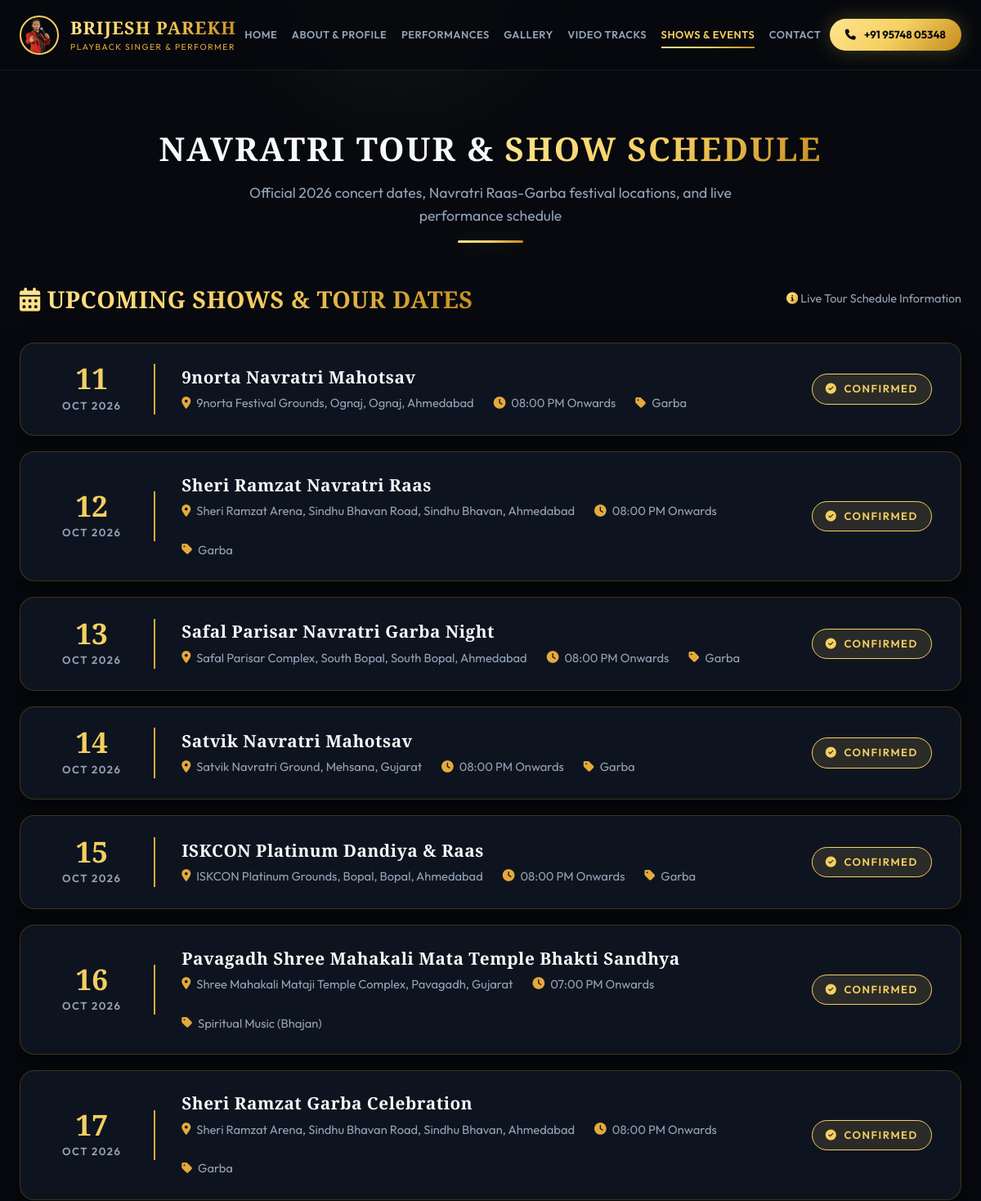
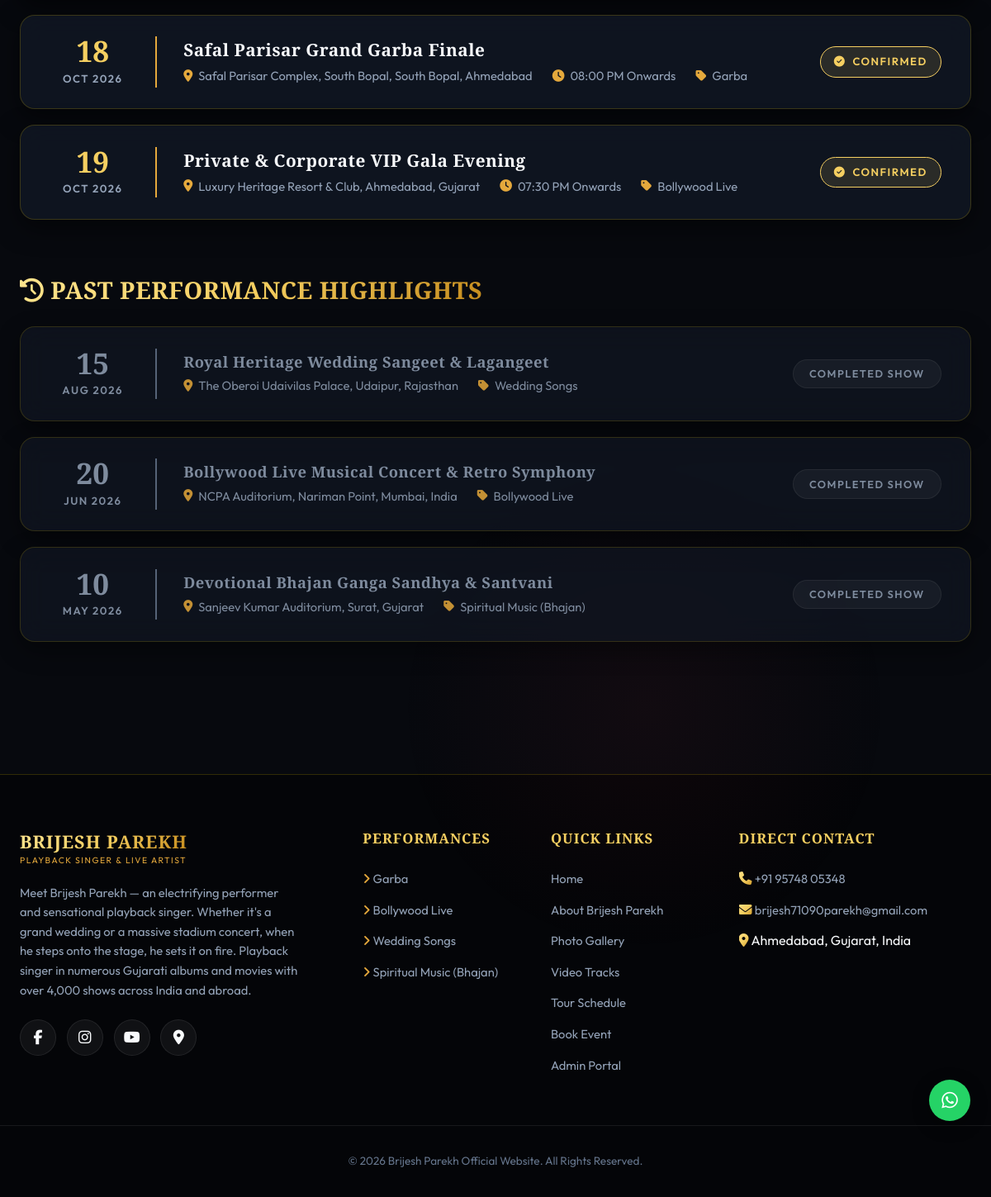
Screenshot of /events/ with the database file from the repository (2 pictures, top to bottom).
### singer_app/models.py (models this page shows, shortened)
class SingerProfile(models.Model):
    name = models.CharField(max_length=100, default="Brijesh Parekh")
    tagline = models.CharField(max_length=200, default="Playback Singer & Electrifying Stage Performer")
    shows_count = models.IntegerField(default=4000, help_text="Total live shows performed")
    countries_count = models.IntegerField(default=15, help_text="Countries performed in")
    years_experience = models.IntegerField(default=20, help_text="Years of professional singing")
    bio_short = models.TextField(default="Let me introduce to a very talented, electrifying performer and sensational singer. Whether it's a wedding or concert, when he steps on the stage he sets it on fire. Playback singer in many Gujarati albums and movies with over 4000 shows in India and abroad.")
    bio_full = models.TextField(default="Brijesh Parekh is one of Gujarat's most celebrated playback singers and dynamic live performers. With over 4,000 successful shows globally across India, USA, UK, West Indies, and Africa, Brijesh Parekh creates magic on stage with high-energy Garba, soulful Lagangeet (wedding songs), nostalgic Bollywood Orchestra, and thrilling DJ nights. Known for his captivating voice, incredible vocal range, and unmatched stage command, he brings life and grandeur to every celebration.")
    phone_primary = models.CharField(max_length=30, default="+91 95748 05348")
    phone_secondary = models.CharField(max_length=30, blank=True, default="")
    email = models.EmailField(default="brijesh71090parekh@gmail.com")
    address = models.CharField(max_length=255, default="Ahmedabad, Gujarat, India")
    facebook_url = models.URLField(default="https://www.facebook.com/brijeshparekhnight?mibextid=LQQJ4d")
    instagram_url = models.URLField(default="https://www.instagram.com/thebrijeshparekh?igsh=amIwamgxbjU0aDFh&utm_source=qr")
    youtube_url = models.URLField(default="https://youtube.com/@brijeshparekhofficial5953?si=E4l35MJxYiL2Pbgt")
    google_maps_url = models.URLField(default="https://maps.app.goo.gl/x4TiHEh2ehnbZqW7A?g_st=com.google.maps.preview.copy")
    hero_video_path = models.CharField(max_length=255, default="V1.MP4")
    class Meta:
        verbose_name = "Singer Profile"
        verbose_name_plural = "Singer Profile"

class ShowEvent(models.Model):
    STATUS_CHOICES = [
        ('Upcoming', 'Upcoming'),
        ('Past', 'Past'),
        ('Sold Out', 'Sold Out'),
    ]
    title = models.CharField(max_length=200)
    category = models.ForeignKey(PerformanceCategory, on_delete=models.CASCADE, related_name='events')
    city_country = models.CharField(max_length=150)
    venue = models.CharField(max_length=200)
    event_date = models.DateField()
    event_time = models.CharField(max_length=100, default="08:00 PM Onwards")
    status = models.CharField(max_length=20, choices=STATUS_CHOICES, default='Upcoming')
    booking_link = models.CharField(max_length=255, blank=True, null=True)
    class Meta:
        verbose_name = "Show Event"
        verbose_name_plural = "Shows & Events"
        ordering = ['event_date']

class PerformanceCategory(models.Model):
    name = models.CharField(max_length=100)
    slug = models.SlugField(unique=True)
    subtitle = models.CharField(max_length=200)
    description = models.TextField()
    cover_image = models.CharField(max_length=255, help_text="Path relative to static folder")
    icon = models.CharField(max_length=100, default="fa-solid fa-music")
    display_order = models.IntegerField(default=0)
    class Meta:
        verbose_name = "Performance Category"
        verbose_name_plural = "Performance Categories"
        ordering = ['display_order', 'id']

### singer_app/views.py (the view)
# urls.py: path('events/', views.events_view, name='events'),
def events_view(request):
    upcoming = ShowEvent.objects.select_related('category').filter(
        event_date__gte=date.today()
    ).order_by('event_date')
    past = ShowEvent.objects.select_related('category').filter(
        event_date__lt=date.today()
    ).order_by('-event_date')
    return render(request, 'events.html', {'upcoming_events': upcoming, 'past_events': past})

### singer_app/context_processors.py (called while the page is built)
def profile_context(request):
    try:
        profile = SingerProfile.objects.first()
        if not profile:
            profile, _ = SingerProfile.objects.get_or_create(id=1)
        categories = PerformanceCategory.objects.only(
            'id', 'name', 'slug', 'icon', 'display_order'
        ).order_by('display_order', 'id')
    except Exception:
        profile = None
        categories = []
    return {
        'singer_profile': profile,
        'nav_categories': categories,
    }

### templates/events.html (shortened to what this page needs)
{% extends 'base.html' %}
{% load static %}
{% block content %}
<section class="container" style="padding-top: calc(var(--navbar-height) + 4rem); padding-bottom: 6rem;">
  <div class="section-title">
    <h2>Navratri Tour & <span class="gold-text">Show Schedule</span></h2>
    <p>Official 2026 concert dates, Navratri Raas-Garba festival locations, and live performance schedule</p>
  </div>
  <div style="display: flex; align-items: center; justify-content: space-between; margin-bottom: 2rem; flex-wrap: wrap; gap: 1rem;">
    <h3 class="gold-text" style="font-size: clamp(1.4rem, 2.5vw, 1.8rem); margin: 0; text-transform: uppercase;">
      <i class="fa-solid fa-calendar-days"></i> Upcoming Shows & Tour Dates
    </h3>
    <span style="color: var(--text-muted); font-size: 0.9rem;">
      <i class="fa-solid fa-circle-info gold-text"></i> Live Tour Schedule Information
    </span>
  </div>
  <div class="events-list" style="margin-bottom: 4rem;">
    {% for event in upcoming_events %}
      <div class="glass-card event-row">
        <div class="event-date-box">
          <div class="day">{{ event.event_date|date:"d" }}</div>
          <div class="month-year">{{ event.event_date|date:"b Y" }}</div>
        </div>
        <div class="event-details">
          <h3 style="color: var(--text-main); font-size: 1.3rem; margin-bottom: 0.4rem;">{{ event.title }}</h3>
          <div class="event-meta">
            <span><i class="fa-solid fa-location-dot"></i> {{ event.venue }}, {{ event.city_country }}</span>
            <span><i class="fa-solid fa-clock"></i> {{ event.event_time }}</span>
            <span><i class="fa-solid fa-tag"></i> {{ event.category.name }}</span>
          </div>
        </div>
        <div>
          <span class="badge-tag" style="margin-bottom: 0; background: rgba(245, 207, 97, 0.12); border-color: var(--gold-primary); color: var(--gold-primary); font-weight: 600; padding: 0.45rem 1rem; font-size: 0.82rem;">
            <i class="fa-solid fa-circle-check"></i> Confirmed
          </span>
        </div>
      </div>
    {% empty %}
      <p style="color: var(--text-muted); text-align: center; padding: 2rem; background: var(--bg-card); border-radius: 12px; border: 1px solid var(--border-light);">No upcoming public shows scheduled at this moment.</p>
    {% endfor %}
  </div>
  <h3 class="gold-text" style="font-size: 1.8rem; margin-bottom: 1.5rem; text-transform: uppercase;">
    <i class="fa-solid fa-clock-rotate-left"></i> Past Performance Highlights
  </h3>
  <div class="events-list">
    {% for event in past_events %}
      <div class="glass-card event-row" style="opacity: 0.85;">
        <div class="event-date-box" style="border-right-color: var(--text-dim);">
          <div class="day" style="color: var(--text-muted);">{{ event.event_date|date:"d" }}</div>
          <div class="month-year">{{ event.event_date|date:"b Y" }}</div>
        </div>
        <div class="event-details">
          <h3 style="color: var(--text-muted); font-size: 1.15rem; margin-bottom: 0.3rem;">{{ event.title }}</h3>
          <div class="event-meta">
            <span><i class="fa-solid fa-location-dot"></i> {{ event.venue }}, {{ event.city_country }}</span>
            <span><i class="fa-solid fa-tag"></i> {{ event.category.name }}</span>
          </div>
        </div>
        <div>
          <span class="badge-tag" style="margin-bottom: 0; background: rgba(255,255,255,0.05); border-color: var(--border-light); color: var(--text-muted); font-size: 0.8rem;">
            Completed Show
          </span>
        </div>
      </div>
    {% empty %}
      <p style="color: var(--text-muted);">No past show records found.</p>
    {% endfor %}
  </div>
</section>
{% endblock %}

### templates/base.html (shortened to what this page needs)
{% load static %}
<!DOCTYPE html>
<html lang="en">
<head>
  <link rel="stylesheet" href="https://cdnjs.cloudflare.com/ajax/libs/font-awesome/6.5.1/css/all.min.css">
  <link rel="stylesheet" href="{% static 'css/style.css' %}">
</head>
<body>
  <header class="navbar-header" id="mainHeader">
    <div class="container nav-container">
      <a href="{% url 'home' %}" class="logo-brand" title="Brijesh Parekh - Home">
        <img src="{% static 'pics/alb61-removebg-preview.png' %}" alt="Brijesh Parekh Singer" onerror="this.onerror=null; this.src='/static/pics/solo3.jpg';" width="48" height="48">
        <div>
          <div class="brand-title gold-text">Brijesh Parekh</div>
          <div class="brand-subtitle">Playback Singer & Performer</div>
        </div>
      </a>
      <nav class="nav-links" id="navMenu">
        <a href="{% url 'home' %}" class="{% if request.resolver_match.url_name == 'home' %}active{% endif %}">Home</a>
        <a href="{% url 'about' %}" class="{% if request.resolver_match.url_name == 'about' or request.resolver_match.url_name == 'profile' %}active{% endif %}">About & Profile</a>
        <a href="{% url 'services' %}" class="{% if request.resolver_match.url_name == 'services' or request.resolver_match.url_name == 'category_detail' %}active{% endif %}">Performances</a>
        <a href="{% url 'gallery' %}" class="{% if request.resolver_match.url_name == 'gallery' %}active{% endif %}">Gallery</a>
        <a href="{% url 'music' %}" class="{% if request.resolver_match.url_name == 'music' %}active{% endif %}">Video Tracks</a>
        <a href="{% url 'events' %}" class="{% if request.resolver_match.url_name == 'events' %}active{% endif %}">Shows & Events</a>
        <a href="{% url 'contact' %}" class="{% if request.resolver_match.url_name == 'contact' %}active{% endif %}">Contact</a>
      </nav>
      <div class="nav-cta">
        <a href="tel:{{ singer_profile.phone_primary }}" class="btn-primary btn-call" title="Call Brijesh Parekh">
          <i class="fa-solid fa-phone"></i> <span>{{ singer_profile.phone_primary }}</span>
        </a>
      </div>
    </div>
  </header>
  <main id="mainContent">
    {% block content %}{% endblock %}
  </main>
  <aside class="floating-actions">
    <a href="https://wa.me/919574805348?text=Hello%20Brijesh%20Parekh%20Team,%20I%20would%20like%20to%20inquire%20about%20booking%20dates%20for%20an%20event." target="_blank" rel="noopener noreferrer" class="float-btn float-whatsapp" title="Chat on WhatsApp" aria-label="Chat on WhatsApp">
      <i class="fa-brands fa-whatsapp"></i>
    </a>
  </aside>
  <footer class="main-footer">
    <div class="container footer-grid">
      <div class="footer-brand">
        <div class="logo-brand">
          <div>
            <div class="brand-title gold-text">Brijesh Parekh</div>
            <div class="brand-subtitle">Playback Singer & Live Artist</div>
          </div>
        </div>
        <p>{{ singer_profile.bio_short }}</p>
        <div class="social-links-flex" style="margin-top: 1.5rem;">
          <a href="{{ singer_profile.facebook_url }}" target="_blank" rel="noopener" class="social-icon-btn" aria-label="Facebook"><i class="fa-brands fa-facebook-f"></i></a>
          <a href="{{ singer_profile.instagram_url }}" target="_blank" rel="noopener" class="social-icon-btn" aria-label="Instagram"><i class="fa-brands fa-instagram"></i></a>
          <a href="{{ singer_profile.youtube_url }}" target="_blank" rel="noopener" class="social-icon-btn" aria-label="YouTube"><i class="fa-brands fa-youtube"></i></a>
          <a href="{{ singer_profile.google_maps_url }}" target="_blank" rel="noopener" class="social-icon-btn" aria-label="Google Maps"><i class="fa-solid fa-location-dot"></i></a>
        </div>
      </div>
      <div class="footer-col">
        <h4>Performances</h4>
        <ul>
          {% for cat in nav_categories %}
            <li><a href="{% url 'category_detail' cat.slug %}"><i class="fa-solid fa-angle-right" style="color: var(--gold-secondary);"></i> {{ cat.name }}</a></li>
          {% endfor %}
        </ul>
      </div>
      <div class="footer-col">
        <h4>Quick Links</h4>
        <ul>
          <li><a href="{% url 'home' %}">Home</a></li>
          <li><a href="{% url 'about' %}">About Brijesh Parekh</a></li>
          <li><a href="{% url 'gallery' %}">Photo Gallery</a></li>
          <li><a href="{% url 'music' %}">Video Tracks</a></li>
          <li><a href="{% url 'events' %}">Tour Schedule</a></li>
          <li><a href="{% url 'contact' %}">Book Event</a></li>
          <li><a href="/admin/" target="_blank">Admin Portal</a></li>
        </ul>
      </div>
      <div class="footer-col">
        <h4>Direct Contact</h4>
        <ul>
          <li><i class="fa-solid fa-phone gold-text"></i> <a href="tel:{{ singer_profile.phone_primary }}">{{ singer_profile.phone_primary }}</a></li>
          <li><i class="fa-solid fa-envelope gold-text"></i> <a href="mailto:{{ singer_profile.email }}">{{ singer_profile.email }}</a></li>
          <li><i class="fa-solid fa-location-dot gold-text"></i> {{ singer_profile.address }}</li>
        </ul>
      </div>
    </div>
    <div class="container footer-bottom">
      <p>&copy; {% now "Y" %} Brijesh Parekh Official Website. All Rights Reserved.</p>
    </div>
  </footer>
</body>
</html>

### rows the page displays
SingerProfile: phone_primary "+91 95748 05348", bio_short "Meet Brijesh Parekh — an electrifying performer and sensational playback singer. Whether it's a grand wedding or a massive stadium concert, when he steps onto the stage, he sets it on fire. Playback singer in numerous Gujarati albums and movies with over 4,000 shows across India and abroad.", email "brijesh71090parekh@gmail.com", address "Ahmedabad, Gujarat, India"
ShowEvent: event_date "11", event_date "OCT 2026", title "9norta Navratri Mahotsav", venue "9norta Festival Grounds, Ognaj", city_country "Ognaj, Ahmedabad", event_time "08:00 PM Onwards", category.name "Garba"
ShowEvent: event_date "12", event_date "OCT 2026", title "Sheri Ramzat Navratri Raas", venue "Sheri Ramzat Arena, Sindhu Bhavan Road", city_country "Sindhu Bhavan, Ahmedabad", event_time "08:00 PM Onwards", category.name "Garba"
ShowEvent: event_date "13", event_date "OCT 2026", title "Safal Parisar Navratri Garba Night", venue "Safal Parisar Complex, South Bopal", city_country "South Bopal, Ahmedabad", event_time "08:00 PM Onwards", category.name "Garba"
ShowEvent: event_date "14", event_date "OCT 2026", title "Satvik Navratri Mahotsav", venue "Satvik Navratri Ground", city_country "Mehsana, Gujarat", event_time "08:00 PM Onwards", category.name "Garba"
ShowEvent: event_date "15", event_date "OCT 2026", title "ISKCON Platinum Dandiya & Raas", venue "ISKCON Platinum Grounds, Bopal", city_country "Bopal, Ahmedabad", event_time "08:00 PM Onwards", category.name "Garba"
ShowEvent: event_date "16", event_date "OCT 2026", title "Pavagadh Shree Mahakali Mata Temple Bhakti Sandhya", venue "Shree Mahakali Mataji Temple Complex", city_country "Pavagadh, Gujarat", event_time "07:00 PM Onwards", category.name "Spiritual Music (Bhajan)"
ShowEvent: event_date "17", event_date "OCT 2026", title "Sheri Ramzat Garba Celebration", venue "Sheri Ramzat Arena, Sindhu Bhavan Road", city_country "Sindhu Bhavan, Ahmedabad", event_time "08:00 PM Onwards", category.name "Garba"
ShowEvent: event_date "18", event_date "OCT 2026", title "Safal Parisar Grand Garba Finale", venue "Safal Parisar Complex, South Bopal", city_country "South Bopal, Ahmedabad", event_time "08:00 PM Onwards", category.name "Garba"
ShowEvent: event_date "19", event_date "OCT 2026", title "Private & Corporate VIP Gala Evening", venue "Luxury Heritage Resort & Club", city_country "Ahmedabad, Gujarat", event_time "07:30 PM Onwards", category.name "Bollywood Live"
ShowEvent: event_date "15", event_date "AUG 2026", title "Royal Heritage Wedding Sangeet & Lagangeet", venue "The Oberoi Udaivilas Palace", city_country "Udaipur, Rajasthan", category.name "Wedding Songs"
ShowEvent: event_date "20", event_date "JUN 2026", title "Bollywood Live Musical Concert & Retro Symphony", venue "NCPA Auditorium, Nariman Point", city_country "Mumbai, India", category.name "Bollywood Live"
ShowEvent: event_date "10", event_date "MAY 2026", title "Devotional Bhajan Ganga Sandhya & Santvani", venue "Sanjeev Kumar Auditorium", city_country "Surat, Gujarat", category.name "Spiritual Music (Bhajan)"
PerformanceCategory: name "Garba"
PerformanceCategory: name "Bollywood Live"
PerformanceCategory: name "Wedding Songs"
PerformanceCategory: name "Spiritual Music (Bhajan)"
